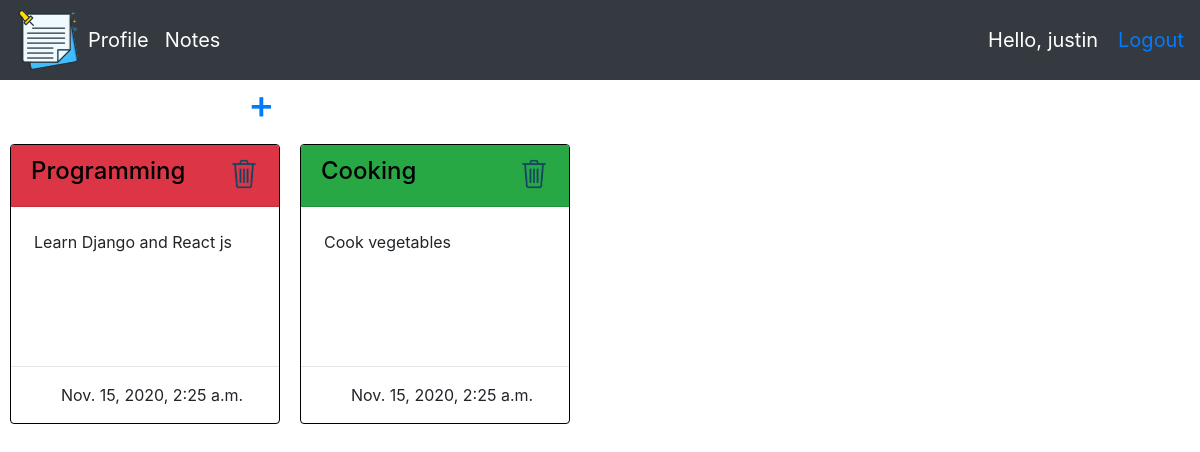
Screenshot of / (signed in) with the database file from the repository.
### noteApp/models.py (models this page shows, shortened)
class Note(models.Model):
    colors = [
        ("bg-danger","Red"),
        ("bg-info","Teal"),
        ("bg-success","Green"),
        ("bg-warning","Yellow"),
    ]
    title = models.CharField(max_length=200, null=True)
    description = models.TextField(max_length=200)
    date_created = models.DateTimeField(auto_now_add=True)
    color = models.CharField(max_length=10,choices=colors,default="Teal")
    user = models.ForeignKey(User, on_delete=models.CASCADE, null=True)

### noteApp/decorators.py (the view)
        def wrapper_func(request, *args, **kwargs):
            group = None
            if request.user.groups.exists():
                group = request.user.groups.all()[0].name
            if group in allowed_roles:
                return view_func(request, *args, **kwargs)
            else:
                return HttpResponse("You are not authorized to view this page")

### noteApp/views.py (called while the page is built)
@login_required(login_url='loginPage')
@allowed_users(allowed_roles=['user','admin'])
def notes(request):
    un = request.user
    notes = Note.objects.all().filter(user=un)
    notes_num = notes.count()
    context = {
        "notes":notes,
        "notes_num":notes_num,
    }
    return render(request, "noteApp/notes.html", context)

### noteApp/templates/noteApp/notes.html (shortened to what this page needs)
{% extends 'noteApp/base.html' %}
{% load static %}
{% block content %}
<span class="createNoteLink"><h1 id="myNotes">My Notes ({{notes_num}}) </h1></span>
<span class="createNoteLink"><a href="{% url 'createNote' %}"><h1> + </h1></a></span>
<div style="clear: both;">
    {% for note in notes %}
        <div class="card">
            <div class="card-header {{note.color}}"><a id="noteHeader" href="{% url 'editNote' note.id %}"><h4>{{note.title}}</h4></a>
                <a href="{% url 'deleteNote' note.id %}"><img id="deleteImg" src="{% static '/images/trash.png' %}"></a></div>
            <div class="card-body">
                <p class="card-text">{{note.description}}</p>
            </div>
            <hr>
            <div>
                <p id="dateText">{{note.date_created}}</p>
            </div>
        </div>
    {% endfor %}
</div>
{% endblock %}

### noteApp/templates/noteApp/navbar.html (shortened to what this page needs)
{% load static %}
<nav class="navbar navbar-expand-lg navbar-dark bg-dark">
    <a href="{% url 'notes' %}"><img src="{% static 'images/logo.png' %}"></a>
    <div class="collapse navbar-collapse" id="navbarNav">
      <ul class="navbar-nav">
        <li class="nav-item active">
          <a class="nav-link" href="{% url 'profile' %}">Profile</a>
        </li>
        <li class="nav-item active">
          <a class="nav-link" href="{% url 'notes' %}">Notes</a>
        </li>
      </ul>
    </div>
    <span id="hello-msg">Hello, {{request.user}}</span>
    <span><a class="hello-msg" href="{% url 'logoutPage' %}">Logout</a></span>
  </nav>

### static/css/main.css (style rules this page uses)
hr { clear:left; }
.card { float: left; margin-right: 10px; margin-left: 10px; margin-top: 8px; margin-bottom: 20px; width: 270px; height: 280px; max-height: 280px; border-color: black; }
#deleteImg { max-width: 38px; position: absolute; top: 10px; right: 16px }
.card-body { overflow: auto; }
.card-text { padding: 3px; }
#noteHeader { color: black; }
#dateText { padding-left: 50px; }
.createNoteLink { float: left; color: white; }
.navbar { font-size: 20px; }

### noteApp/templates/noteApp/navbar.html (style rules this page uses)
#hello-msg { font-size: 20px; color: #fff; margin-right: 20px; }
.hello-msg { float: right; }

### rows the page displays
Note: title "Programming", description "Learn Django and React js", date_created "Nov. 15, 2020, 2:25 a.m."
Note: title "Cooking", description "Cook vegetables", date_created "Nov. 15, 2020, 2:25 a.m."

### other values shown
{{ request.user }} "justin"
